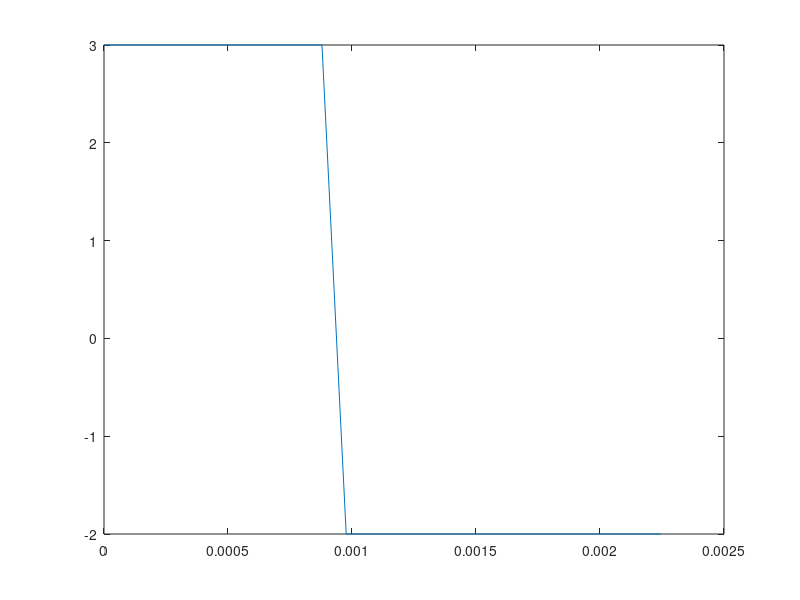

The MATLAB script that drew this image:
pkg load signal
clear all;

function [nTe,y]=zero_mean_rect(A,Fe,T1,T)
  nTe = 0:1/Fe:T-1/Fe;
  y = A*rectpuls(nTe-T1/2,T1) - T1/(T-T1)*A*rectpuls(nTe-(T1+(T-T1)/2),T-T1);
endfunction

[nTe,y]=zero_mean_rect(3,1024/0.1,2/410/5,1/410);
plot(nTe,y);
